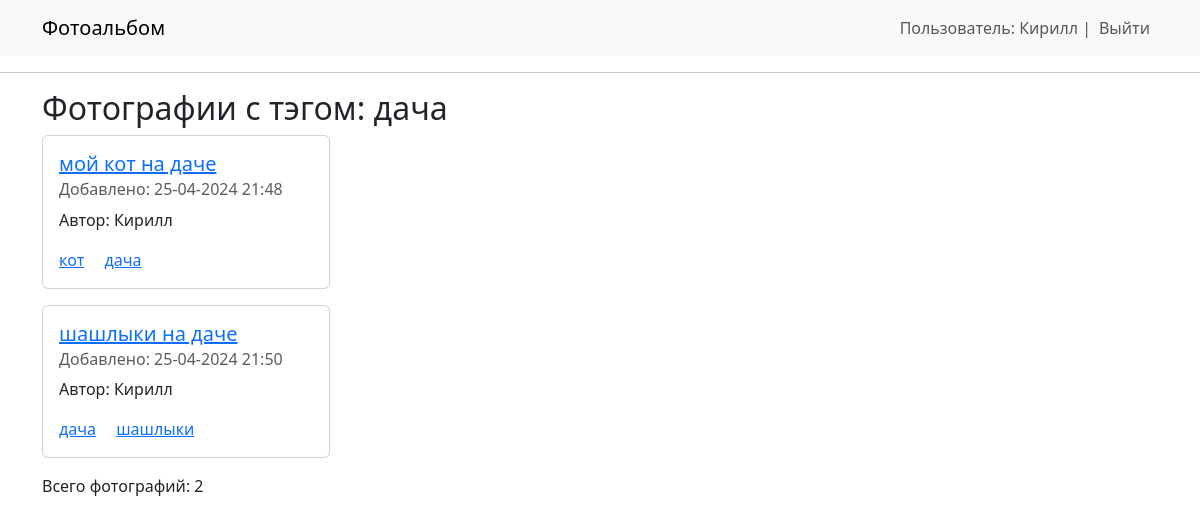
Screenshot of /photos/tags/дача (signed in) with the database file from the repository.
### models.py (models this page shows, shortened)
class User(UserMixin, SqlAlchemyBase):
    __tablename__ = 'users'
    id = sqlalchemy.Column(sqlalchemy.Integer, primary_key=True, autoincrement=True)
    username = sqlalchemy.Column(sqlalchemy.String, nullable=True)
    login = sqlalchemy.Column(sqlalchemy.String, index=True, unique=True)
    password = sqlalchemy.Column(sqlalchemy.String, nullable=True)
    created_dt = sqlalchemy.Column(sqlalchemy.DateTime, default=datetime.datetime.now)
    photos = orm.relationship("Photo", back_populates='user')

class Tag(SqlAlchemyBase):
    __tablename__ = 'tags'
    id = sqlalchemy.Column(sqlalchemy.Integer, primary_key=True, autoincrement=True)
    name = sqlalchemy.Column(sqlalchemy.String, index=True)

class Photo(SqlAlchemyBase):
    __tablename__ = 'photos'
    id = sqlalchemy.Column(sqlalchemy.Integer, primary_key=True, autoincrement=True)
    content = sqlalchemy.Column(sqlalchemy.BLOB)
    title = sqlalchemy.Column(sqlalchemy.String, nullable=True)
    created_dt = sqlalchemy.Column(sqlalchemy.DateTime, default=datetime.datetime.now)
    is_private = sqlalchemy.Column(sqlalchemy.Boolean, default=True)
    user_id = sqlalchemy.Column(sqlalchemy.Integer, sqlalchemy.ForeignKey("users.id"))
    user = orm.relationship('User')
    tags = orm.relationship('Tag', secondary="photos_tags", backref="photos")

### app.py (the view)
@app.route('/photos/tags/<tag>')
def tags(tag):
    s = db_session.create_session()
    t = s.query(models.Tag).filter(models.Tag.name == tag).first()
    return render_template('tag.html', tag=tag, photos=t.photos)

### app.py (called while the page is built)
@lm.user_loader
def load_user(id):
    s = db_session.create_session()
    return s.get(models.User, int(id))

### db_session.py (called while the page is built)
def create_session() -> Session:
    global __factory
    return __factory()

### templates/tag.html
{% extends "base.html" %}
{% block content %}
<h2>Фотографии с тэгом: {{ tag }}</h2>
{% for p in photos %}
<div class="card mb-3" style="max-width: 18rem;">
    <div class="card-body">
        <h5 class="card-title">
            <a href="{{ url_for('photo', id=p.id) }}">{{ p.title }}</a>
        </h5>
        <h6 class="card-subtitle mb-2 text-body-secondary">
            Добавлено: {{ p.created_dt.strftime('%d-%m-%Y %H:%M') }}
        </h6>
        <p class="card-text">
            Автор: {{ p.user.username }}
        </p>
        {% for tag in p.tags %}
        <a href="{{ url_for('tags', tag=tag.name) }}" class="card-link">{{ tag.name }}</a>
        {% endfor %}
    </div>
</div>
{% endfor %}
<p>Всего фотографий: {{ photos | length }}</p>
{% endblock %}

### templates/base.html (shortened to what this page needs)
<!doctype html>
<html>
<head>
    <link
            href="https://cdn.jsdelivr.net/npm/bootstrap@5.3.2/dist/css/bootstrap.min.css"
            rel="stylesheet"
>
</head>
<body>
<nav class="navbar navbar-expand-lg bg-body-tertiary">
    <div class="container">
        <a class="navbar-brand" href="/">Фотоальбом</a>
        <div class="collapse navbar-collapse" id="navbarNav">
            <ul class="navbar-nav ms-auto">
                {% if current_user.is_anonymous %}
                <li class="nav-item">
                    <a class="nav-link" href="{{ url_for('login') }}">Войти</a>
                </li>
                <li class="nav-item">
                    <a class="nav-link" href="{{ url_for('register') }}">Регистрация</a>
                </li>
                {% else %}
                <span class="navbar-text">
                    Пользователь: {{ current_user.username }} |
                    </span>
                <li class="nav-item">
                    <a class="nav-link" href="{{ url_for('logout') }}">Выйти</a>
                </li>
                {% endif %}
            </ul>
        </div>
    </div>
</nav>
<hr>
<div class="container">
    {% block content %}{% endblock %}
</div>
</body>
</html>

### rows the page displays
User: username "Кирилл"
Tag: name "дача"
Photo: title "мой кот на даче", created_dt "25-04-2024 21:48", user.username "Кирилл"
Tag: name "кот"
Photo: title "шашлыки на даче", created_dt "25-04-2024 21:50", user.username "Кирилл"
Tag: name "шашлыки"

### other values shown
{{ photos | length }} "2"
